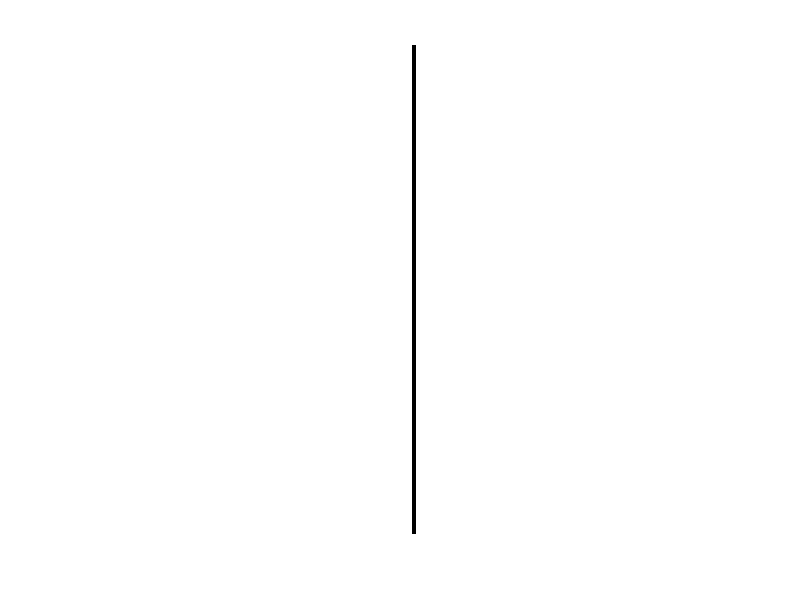

Reproduce this figure in MATLAB.
%%%%%%%%%%%%%%%%%%%%
% This code generates a record matrxi covering all points in the sample
% plane and fill the scanning pattern to desired compression ratio.
% It has two outputs:
% 1. record matrix: sample_num * foci_num, 
% 2. hologram: both stacked and single frame is save to default folder
%
% change the code, to make sure the z-position is right for hologram
% generation. But the sampling distance is the same.@20221007 LIU Gan
% 
% change sampling distance and allow anisotropy scaling. @20221011 LIU Gan
% 

clear all; clc;

%% define compression ratio and scanning point

p = 100; q = 1; z = 30;  %define the size of the image, p-y axis, q-x, z-z
stepsize  = 0.4;  %um
stepsize_zscale = 2.5;
mindis = 5; % um, how to change this value and why to change???
                % --> maybe use this to control sparsity
ratio = 0.6; FocusNum = 2;
record_name = 'RecordPointPair_X1Y100Z30_CS60Foci2Dis5.mat';
suffix = 'Particalscan_X1Y100Z30_CS60Foci2Dis5';
pattern_path = '.\experiment20221007\yzTest2\';

m = round(ratio*p*q*z);
Point = cell(FocusNum,1);
Record = zeros(1,FocusNum);

% define kk as the record matrix, size = (num_sample, foci)
kk = randi(p*q*z,10*p*q*z,FocusNum);
% kk  = zeros(p*q, FocusNum);

% for i = 1:1:FocusNum
%   k = randperm(p*q);
%   k = k(:);
%   kk(:,i) = k;
% end

point_x = zeros(FocusNum,1);
point_y = zeros(FocusNum,1);
point_z = zeros(FocusNum,1);
w = 1; % counter for valid CS pattern(multi-foci generation), should have (w-1)*foci>p*q

%% get about partial points that are not sampled twice
for i = 1:1:size(kk,1)
    for t = 1:1:FocusNum
         % calculate the col and row of designed linear index
         % in Matlab, y is column, x is row
         point_z(t) = floor((kk(i,t)-1)/p/q);
         point_y(t) = ceil((kk(i,t)-point_z(t)*p*q)/q); % y is slow moving axis
         point_x(t) = kk(i,t) - point_z(t)*p*q - (point_y(t)-1)*q;
         % move corordinate to center
         point_x(t) = point_x(t) - ceil(q/2);
         point_y(t) = point_y(t) - ceil(p/2);
    end
    % use stepsize_zscale to adjust distance, because X is only used for
    % distance judgement, so dont need to change value in {Point}
    X = [point_x,point_y,point_z*stepsize_zscale]; 
    % calculate pairwise distance
    distmat = pdist(X);
    
    % do following operation only when distance > 20 pxl
    if stepsize*min(distmat)> mindis 
        overlap = 0;  % indicator whether CS scanning contain duplicate points
        for t = 1:1:FocusNum
            % update overlap only when (~isempty(find(Record==kk(i,t)))) = 1
            % one or more than one points can flip overlap
            overlap = ~isempty(find(Record==kk(i,t))) || overlap; 
        end
        % store point information into effectve CS pattern
        if overlap == 0
            for t = 1:1:FocusNum
                Point{t}(w,1) = point_x(t);
                Point{t}(w,2) = point_y(t);
                Point{t}(w,3) = point_z(t);
                Record(w,t) = kk(i,t);
            end
            w = w + 1; % this operation updates {Point} during every loop
        end
    end
end

%% find the point that is not sampled and re-generate
for cc = 1:1:20 % adjust the loop numner to make sure the effect
    if p*q*z-(w-1)*4 > 0
        % calculate number of points never been scanned
        Nonsampledarray = zeros(p*q*z-(w-1)*4,1);
        t = 1; % counter for points never been scanned
        for i = 1:1:p*q*z
          if isempty(find(Record==i))
              Nonsampledarray(t) = i;
              t = t+1;
          end
        end

        kk = randi(length(Nonsampledarray),4*p*q*z,FocusNum); % a new array to store point information
        for i = 1:1:size(kk,1)
            for t = 1:1:FocusNum
                point_z(t) = floor((Nonsampledarray(kk(i,t))-1)/p/q);
                point_y(t) = ceil((Nonsampledarray(kk(i,t))-p*q*point_z(t))/q);
                point_x(t) = Nonsampledarray(kk(i,t)) - p*q*point_z(t)-(point_y(t) - 1)*q;
                point_x(t) = point_x(t) - ceil(q/2);
                point_y(t) = point_y(t) - ceil(p/2);
            end
            X = [point_x,point_y, point_z*stepsize_zscale];
            distmat = pdist(X);
            if stepsize*min(distmat)> mindis
                overlap = 0;
                for t = 1:1:FocusNum
                    overlap = ~isempty(find(Record==Nonsampledarray(kk(i,t)))) || overlap;
                end

                if overlap == 0
                    for t = 1:1:FocusNum
                    	Point{t}(w,1) = point_x(t);
                        Point{t}(w,2) = point_y(t);
                        Point{t}(w,3) = point_z(t);
                        Record(w,t) = Nonsampledarray(kk(i,t));
                    end
                    w = w + 1;
                end
            end
        end
    end
end 

%% most pattern is fixed, but some are unsampled. Sampling these point with overlaped point
if p*q*z-(w-1)*4 > 0
    Nonsampledarray = zeros(p*q*z-(w-1)*4,1);
    t = 1;
    for i = 1:1:p*q*z
      if isempty(find(Record==i))
          Nonsampledarray(t) = i;
          t = t+1;
      end
    end

    kk = randi(p*q*z,p*q*z,FocusNum);
    cc = 1;
    for i = 1:1:size(kk,1)
        if cc > length(Nonsampledarray)
            break;
        end

%         point_y(1) = ceil(Nonsampledarray(cc)/q);
%         point_x(1) = Nonsampledarray(cc) - (point_y(1) - 1)*q;
        
        point_z(1) = floor((Nonsampledarray(cc)-1)/p/q);
        point_y(1) = ceil((Nonsampledarray(cc)-p*q*point_z(1))/q);
        point_x(1) = Nonsampledarray(cc) - p*q*point_z(1)-(point_y(1) - 1)*q;
        point_x(1) = point_x(1) - ceil(q/2);
        point_y(1) = point_y(1) - ceil(p/2);
        for t = 2:1:FocusNum
            point_z(t) = floor((kk(i,t)-1)/p/q);
            point_y(t) = ceil((kk(i,t)-p*q*point_z(t))/q);
            point_x(t) = kk(i,t) - p*q*point_z(t)-(point_y(t) - 1)*q;
            point_x(t) = point_x(t) - ceil(q/2);
            point_y(t) = point_y(t) - ceil(p/2);
        end
        X = [point_x,point_y, point_z*stepsize_zscale];
        distmat = pdist(X);
        if stepsize*min(distmat)> mindis
            overlap = length(find(Record==Nonsampledarray(cc)))>1;
            for t = 2:1:FocusNum
                overlap = length(find(Record==kk(i,t)))>1 || overlap;
            end
    %         overlap
            if overlap == 0
                Point{1}(w,1) = point_x(1);
                Point{1}(w,2) = point_y(1);
                Point{1}(w,3) = point_z(1);
                Record(w,1) = Nonsampledarray(cc);
                for t = 2:1:FocusNum
                    Point{t}(w,1) = point_x(t);
                    Point{t}(w,2) = point_y(t);
                    Point{t}(w,3) = point_z(t);
                    Record(w,t) = kk(i,t);
                end
                w = w + 1;
                cc = cc + 1 ;
            end
        end
    end
end
%% all the point are sampled, then generate more point to the satisify the undersampling ratio
% all points are scanned, but the CS ratio should be also met
for ii = 1:3
    kk = randi(p*q*z,10*p*q*z,FocusNum);
    for i = 1:1:size(kk,1)
        if w > m
            break;
        end
        for t = 1:1:FocusNum
            point_z(t) = floor((kk(i,t)-1)/p/q);
            point_y(t) = ceil((kk(i,t)-p*q*point_z(t))/q);
            point_x(t) = kk(i,t) - p*q*point_z(t)-(point_y(t) - 1)*q;
            point_x(t) = point_x(t) - ceil(q/2);
            point_y(t) = point_y(t) - ceil(p/2);
        end
        X = [point_x,point_y, point_z*stepsize_zscale];
        distmat = pdist(X);
        if stepsize*min(distmat)> mindis
            overlap = 0;
            for t = 1:1:FocusNum
                overlap = length(find(Record==kk(i,t)))>1 || overlap;
            end
    %         overlap
            if overlap == 0
                for t = 1:1:FocusNum
                 Point{t}(w,1) = point_x(t);
                 Point{t}(w,2) = point_y(t);
                 Point{t}(w,3) = point_z(t);
                 Record(w,t) = kk(i,t);
                end
                w = w + 1;
            end
        end
    end
end
for t = 1:1:FocusNum
    Point{t} = Point{t}(1:m,:);
end
Record = Record(1:m,:);

%%

%  t = zeros(p,q);
%  t1 = zeros(p,q);
%  cy  = 10;
% for k = 1:1:FocusNum
%     t(Point{k}(cy,2)+ceil(q/2),Point{k}(cy,1)+ ceil(p/2))=1;
%     
%     point_y = ceil(Record(cy,k)/q);
%     point_x = Record(cy,k) - (point_y - 1)*q ;
%     t1(point_y,point_x) = 1;
% end
% 
% subplot(2,1,1);imshow(t,[]);
% subplot(2,1,2);imshow(t1,[]);
% 
% 
% point_y = ceil(Record/q);
% point_x = Record - (point_y - 1)
%% check generated matrix is right or not
k = zeros(size(Record));
 for t = 1:1:FocusNum
       k(:,t) = (Point{t}(:,1) +  ceil(q/2)) + (Point{t}(:,2) - 1 + ceil(p/2))*q ...
           + Point{t}(:,3)*p*q;
 end

debug = Record - k; % good generation should have all-zero matrix

%% plot one of the focus for a single focus
point = Point{1}(:,1:2);
t = zeros(p,q);
for k = 1:1:m
    t(point(k,2)+ceil(p/2), point(k,1)+ ceil(q/2))=1;
end
imshow(t,[]);


%% save generated measurement matrix
% save data here will not change generated scanning points
save(record_name, 'Record','Point');

%% generate hologram
for t = 1:1:FocusNum
    Point{t}(1:m,1:2) = stepsize * Point{t}(1:m,1:2);
    Point{t}(1:m,3) = stepsize * stepsize_zscale * Point{t}(1:m,3);
%     Point{t} = 1 * Point{t}(1:m,:);
end
tic
% [Uniformity,I] =  TrajectoryBGS_Multi_40gpu(50, pattern_path, suffix, Point{1:FocusNum});
toc
% save('I', 'I');
% save('Uniformity', 'Uniformity');